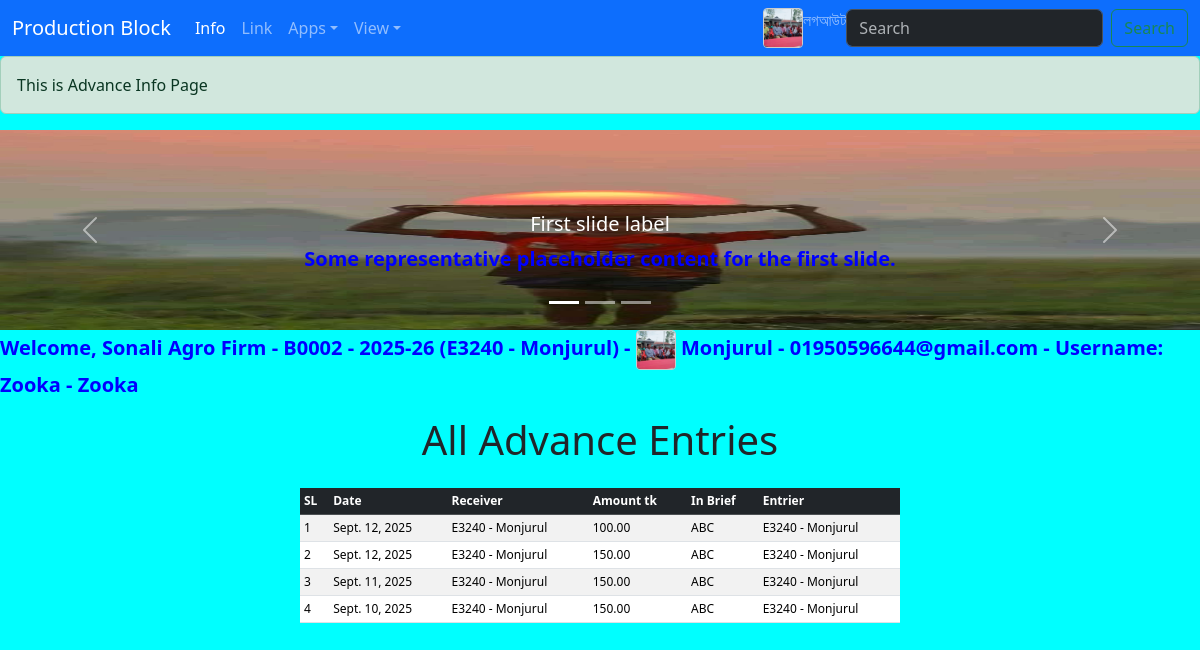
The app's page /bk/advance_info/ (signed in) with its own data.
### account/models.py (models this page shows, shortened)
class UserProfile(models.Model):
    STATUS_CHOICES = [
        ('Stop', 'Stop'),
        ('On', 'On'),
        ('Abuse', 'Abuse'),
    ]
    user   = models.OneToOneField(User, on_delete=models.CASCADE)
    employee_id = models.ForeignKey(Employee, on_delete=models.CASCADE,null=True, blank=True)
    block_id  = models.ForeignKey(BlockName, on_delete=models.CASCADE)
    status = models.CharField(
    max_length=40,
    choices=STATUS_CHOICES,
    default='On'
    )
    ALLOWED_APPS = [
        ('account', 'Account'),
        ('block', 'Block'),
        ('marketing', 'Marketing'),
        ('contract_grower', 'Contract_grower'),
        ('ProjectAdmin', 'ProjectAdmin'),
    ]
    allowed_app = models.CharField(max_length=100, choices=ALLOWED_APPS)
    byear  = models.ForeignKey(DealingYear, on_delete=models.CASCADE,null=True, blank=True)
    com_id = models.ForeignKey(Company, on_delete=models.CASCADE)

class BlockName(models.Model):
    b_id = models.CharField(max_length=20,  primary_key=True)
    b_name = models.CharField(max_length=100,unique=True)
    b_land_Ac = models.FloatField()
    PerDecimal = models.DecimalField(max_digits=10, decimal_places=2)
    b_des = models.TextField(blank=True, null=True)
    division = models.CharField(max_length=20, choices=[
        ('AC', 'Account'),
        ('SP', 'Seed Production'),
        ('SM', 'Seed Marketing')
    ], default='AC')
    bso_email = models.EmailField()
    state = models.CharField(max_length=10, choices=[('ON', 'ON'), ('OFF', 'OFF')], default='ON')
    rlpay_day = models.CharField(max_length=50, default='Sunday')
    land_update = models.DecimalField(max_digits=10, decimal_places=2)
    division = models.CharField(max_length=20, choices=DIVISION_CHOICES, default='AC')
    emailst = models.EmailField()
    com_id = models.ForeignKey("ProjectAdmin.Company", on_delete=models.CASCADE)

class Advance(models.Model):
    date = models.DateField()
    receiver = models.ForeignKey("ProjectAdmin.Employee", on_delete=models.CASCADE, default=1)
    amount = models.DecimalField(max_digits=10, decimal_places=2)
    abrief = models.CharField(max_length=200)
    target_file = models.FileField(upload_to='advance_files/')
    rtime = models.DateTimeField(auto_now=True)
    entrier = models.CharField(max_length=20,default='admin_user')
    byear = models.ForeignKey("ProjectAdmin.DealingYear", on_delete=models.CASCADE, default=1)
    com_id = models.ForeignKey("ProjectAdmin.Company", on_delete=models.CASCADE, default=1)

### ProjectAdmin/models.py (models this page shows, shortened)
class Employee(models.Model):
    EmpId = models.CharField(max_length=10, primary_key=True)
    EmpName = models.CharField(max_length=100)
    EmpDesig = models.CharField(max_length=100)
    EmpMobile = models.CharField(max_length=15, unique=True)
    EmpEmail = models.EmailField(max_length=50, unique=True)
    EmpBirthDate = models.DateField()
    EmpJoininghDate = models.DateField()
    EmpPicture = models.ImageField(upload_to=employee_picture_upload_path, blank=True, null=True)
    EmpStatus = models.CharField(max_length=10, default='ON')
    EmpComId = models.ForeignKey(Company, on_delete=models.CASCADE)
    def __str__(self):
        return f"{self.EmpId} - {self.EmpName}"

class Company(models.Model):
    com_id = models.CharField(max_length=20,primary_key=True)
    company_name = models.CharField(max_length=100, unique=True)
    company_email = models.EmailField(max_length=100, unique=True)
    is_active = models.BooleanField(default=True)  # 👈 Add this

class DealingYear(models.Model):
    STATUS_CHOICES = [
        ('Stop', 'Stop'),
        ('On', 'On'),
        ('Abuse', 'Abuse'),
    ]
    dy_session = models.CharField(max_length=20, primary_key=True)  # অর্থবছর বা সেশন
    busy_status = models.CharField(max_length=10, choices=STATUS_CHOICES, default='On')
    com_id = models.ForeignKey(Company, on_delete=models.CASCADE)
    def __str__(self):
        return f" {self.dy_session}"
    class Meta:
        db_table = 'dealing_year'  # বিদ্যমান টেবিলের সাথে মিল

### block/views.py (the view)
# urls.py: path('advance_info/', views.advance_info,name='advance_info'),
def advance_info(request):
    profile = get_object_or_404(UserProfile, user=request.user)
    employee = profile.employee_id
    advances = Advance.objects.filter(receiver=employee)
    context = {
        'advances': advances,
    }
    return render(request, 'block/advance/advance_info.html', context)

### templates/block/advance/advance_info.html (shortened to what this page needs)
{% extends 'block/base_block.html' %}
 {% block alert %}This is Advance Info Page   {% endblock alert  %}
{% block content %}
<h1>All Advance Entries</h1>
{% if advances %}
<table class="table table-sm bordered table-striped mt-4">
    <thead class="table-dark">
        <tr>
            <th>SL</th>
            <th>Date</th>
            <th>Receiver</th>
            <th>Amount tk</th>
            <th>In Brief</th>
            <th>Entrier</th>
        </tr>
    </thead>
    <tbody>
    {% for adv in advances %}
        <tr>
            <td>{{ adv.id }}</td>
            <td>{{ adv.date }}</td>
            <td>{{ adv.receiver }}</td>
            <td>{{ adv.amount }}</td>
            <td>{{ adv.abrief }}</td>
            <td>{{ adv.entrier }}</td>
            {% load tz %}
            {% now "Y-m-d" as today %}
        </tr>
    {% empty %}
        <tr>
            <td colspan="7" class="text-center">No advance entries found.</td>
        </tr>
    {% endfor %}
</tbody>
</table>
{% else %}
    <p>No advance entries found.</p>
{% endif %}
{% endblock content %}

### templates/block/base_block.html (shortened to what this page needs)
<!DOCTYPE html>
<html lang="en">
    {% load static %}
<head>
    <link href="https://cdn.jsdelivr.net/npm/bootstrap@5.3.7/dist/css/bootstrap.min.css" rel="stylesheet">
    <link rel="stylesheet" href="{% static 'style.css' %}" >
</head>
<body>
   <nav class="navbar navbar-expand-lg bg-primary" data-bs-theme="dark">
   <div class="container-fluid">
    <a class="navbar-brand" href="{% url 'block:block' %}">Production Block</a>
  <ul class="navbar-nav me-auto mb-2 mb-lg-0">
    <li class="nav-item">
      {% if user.is_authenticated %}
        <a class="nav-link active" aria-current="page" href="{% url 'block:block'  %}">Info</a>
      {% else %}
        <a class="nav-link disabled" aria-disabled="true" tabindex="-1" href="#">Info</a>
      {% endif %}
    </li>
    <li class="nav-item">
      {% if user.is_authenticated %}
        <a class="nav-link" href="{% url 'block:block'  %}">Link</a>
      {% else %}
        <a class="nav-link disabled" aria-disabled="true" tabindex="-1" href="#">Link</a>
      {% endif %}
    </li>
    <li class="nav-item dropdown">
      {% if user.is_authenticated %}
      <a class="nav-link dropdown-toggle" href="#" role="button" data-bs-toggle="dropdown" aria-expanded="false">Apps</a>
      {% else %}
        <a class="nav-link disabled" aria-disabled="true" tabindex="-1" href="#">Apps</a>
      {% endif %}
    </li>
    <li class="nav-item dropdown">
      {% if user.is_authenticated %}
      <a class="nav-link dropdown-toggle" href="#" role="button" data-bs-toggle="dropdown" aria-expanded="false">View</a>
      {% else %}
        <a class="nav-link disabled" aria-disabled="true" tabindex="-1" href="#">View</a>
      {% endif %}
    </li>
</ul>
<ul class="navbar-nav ms-auto">
    {% if user.is_authenticated %}
        <img src="{{ user.userprofile.employee_id.EmpPicture.url| default:'No Picture' }}" class="icon-small" alt="Employee Picture" width="40">
        <form method="post" action="{% url 'account:logout' %}">
            <button type="submit" class="nav-link btn btn-link" style="padding: 0;">লগআউট</button>
        </form>
    {% else %}
        <li class="nav-item"><a class="nav-link" href="{% url 'account:login' %}">লগইন</a></li>
    {% endif %}
</ul>
      <form class="d-flex" role="search">
        <input class="form-control me-2" type="search" placeholder="Search" aria-label="Search"/>
        <button class="btn btn-outline-success" type="submit">Search</button>
      </form>
    </div>
</nav>
<div class="alert alert-success" role="alert">
  {% block alert %}  {% endblock alert  %}
</div>
<div id="carouselExampleCaptions" class="carousel slide">
  <div class="carousel-indicators">
    <button type="button" data-bs-target="#carouselExampleCaptions" data-bs-slide-to="0" class="active" aria-current="true" aria-label="Slide 1"></button>
    <button type="button" data-bs-target="#carouselExampleCaptions" data-bs-slide-to="1" aria-label="Slide 2"></button>
    <button type="button" data-bs-target="#carouselExampleCaptions" data-bs-slide-to="2" aria-label="Slide 3"></button>
  </div>
  <div class="carousel-inner">
    <div class="carousel-item active">
      <img src="{% static 'img/account/SRB.jpg' %}" class="d-block w-100" alt="logo">
      <div class="carousel-caption d-none d-md-block">
        <h5>First slide label</h5>
        <p>Some representative placeholder content for the first slide.</p>
      </div>
    </div>
  </div>
  <button class="carousel-control-prev" type="button" data-bs-target="#carouselExampleCaptions" data-bs-slide="prev">
    <span class="carousel-control-prev-icon" aria-hidden="true"></span>
  </button>
  <button class="carousel-control-next" type="button" data-bs-target="#carouselExampleCaptions" data-bs-slide="next">
    <span class="carousel-control-next-icon" aria-hidden="true"></span>
  </button>
</div>
  <div>
    {% if user.is_authenticated %}
      <p>
        Welcome,
        {{ user.userprofile.com_id.company_name|default_if_none:"No Company" }} -
        {{ user.userprofile.block_id.b_id|default_if_none:"No Block" }} -
        {{ user.userprofile.byear|default_if_none:"No Year" }}
        ({{ user.userprofile.employee_id|default:"No Empid" }}) -
        {% if user.userprofile.employee_id.EmpPicture %}
          <img src="{{ user.userprofile.employee_id.EmpPicture.url }}" class="icon-small" alt="Employee Picture" width="40">
        {% else %}
          <img src="{% static 'img/default-user.png' %}" class="icon-small" alt="No Picture" width="40">
        {% endif %}
        {{ user.userprofile.employee_id.EmpName|default_if_none:"No Employee" }} -
        {{ user.userprofile.employee_id.EmpEmail|default_if_none:"No EmpEmail" }} -
        Username: {{ user.username }} -
        {{ user.first_name|default:user.username }}
      </p>
    {% else %}
      <p>Welcome, Guest!</p>
    {% endif %}
  </div>
  <div>
    {% block content %} {% endblock content %}
</div>
</body>
</html>

### static/style.css (style rules this page uses)
body { background-color: aqua; }
p { color: blue; font-weight: 900; font-size: 20px; }
img { height: 200px; width: 200px; }

### templates/block/base_block.html (style rules this page uses)
.icon-small { width: 40px; height: 40px; object-fit: cover; border-radius: 4px; border: 1px solid #ccc; }

### templates/block/advance/advance_info.html (style rules this page uses)
h1 { text-align: center; }
table { margin: 0 auto; font-size: 12px; max-width: 600px; width: 70%; }
table td, table th { padding: 4px 8px; }

### records on screen
Advance: id "1", date "Sept. 12, 2025", receiver "E3240 - Monjurul", amount "100.00", abrief "ABC", entrier "E3240 - Monjurul"
Advance: id "2", date "Sept. 12, 2025", receiver "E3240 - Monjurul", amount "150.00", abrief "ABC", entrier "E3240 - Monjurul"
Advance: id "3", date "Sept. 11, 2025", receiver "E3240 - Monjurul", amount "150.00", abrief "ABC", entrier "E3240 - Monjurul"
Advance: id "4", date "Sept. 10, 2025", receiver "E3240 - Monjurul", amount "150.00", abrief "ABC", entrier "E3240 - Monjurul"

### other values on screen
{{ user.userprofile.com_id.company_name|default_if_none:"No Company" }} "Sonali Agro Firm"
{{ user.userprofile.block_id.b_id|default_if_none:"No Block" }} "B0002"
{{ user.userprofile.byear|default_if_none:"No Year" }} "2025-26"
{{ user.userprofile.employee_id|default:"No Empid" }} "E3240 - Monjurul"
{{ user.userprofile.employee_id.EmpName|default_if_none:"No Employee" }} "Monjurul"
{{ user.userprofile.employee_id.EmpEmail|default_if_none:"No EmpEmail" }} "01950596644@gmail.com"
{{ user.username }} "Zooka"
{{ user.first_name|default:user.username }} "Zooka"
